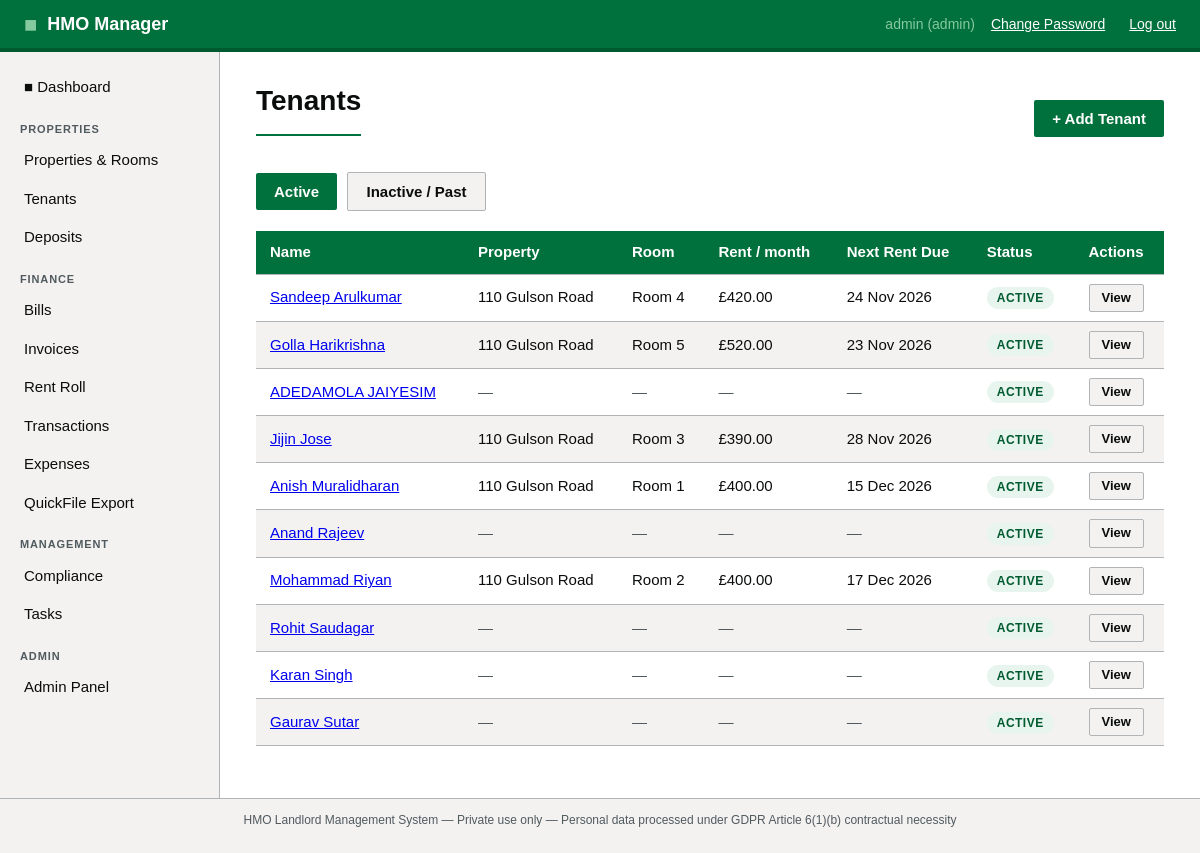
/tenants/ (signed in), run on the app's committed database.
### app/models.py (models this page shows, shortened)
class User(UserMixin, db.Model):
    __tablename__ = 'users'
    id = db.Column(db.Integer, primary_key=True)
    username = db.Column(db.String(64), unique=True, nullable=False)
    email = db.Column(db.String(120), unique=True, nullable=False)
    password_hash = db.Column(db.String(256), nullable=False)
    role = db.Column(db.String(20), default='landlord')  # admin / landlord / tenant
    is_active = db.Column(db.Boolean, default=True)
    created_at = db.Column(db.DateTime, default=datetime.utcnow)
    properties = db.relationship('Property', backref='owner', lazy='dynamic')
    tenants = db.relationship('Tenant', backref='landlord', lazy='dynamic',
                               foreign_keys='Tenant.user_id')

class Tenant(db.Model):
    __tablename__ = 'tenants'
    id = db.Column(db.Integer, primary_key=True)
    user_id = db.Column(db.Integer, db.ForeignKey('users.id'), nullable=False)
    portal_user_id = db.Column(db.Integer, db.ForeignKey('users.id'), nullable=True)
    first_name = db.Column(db.String(100), nullable=False)
    last_name = db.Column(db.String(100), nullable=False)
    email = db.Column(db.String(120))
    phone = db.Column(db.String(30))
    date_of_birth = db.Column(db.Date)
    nationality = db.Column(db.String(100))
    student_status = db.Column(db.String(20))  # Student / Non-student
    student_id = db.Column(db.String(50))
    university = db.Column(db.String(200))
    course_title = db.Column(db.String(200))
    council_tax_ref = db.Column(db.String(100))
    council_tax_number = db.Column(db.String(100))
    right_to_rent_ref = db.Column(db.String(100))
    home_address = db.Column(db.Text)
    home_country = db.Column(db.String(100))
    invoice_account_number = db.Column(db.String(50))
    is_active = db.Column(db.Boolean, default=True)
    has_left = db.Column(db.Boolean, default=False)
    council_informed_in = db.Column(db.Date)
    council_informed_left = db.Column(db.Date)
    rent_balance = db.Column(db.Numeric(10, 2), default=0.00)
    bill_balance = db.Column(db.Numeric(10, 2), default=0.00)
    gdpr_consent = db.Column(db.Boolean, default=False)
    gdpr_consent_date = db.Column(db.DateTime)
    created_at = db.Column(db.DateTime, default=datetime.utcnow)
    contracts = db.relationship('TenantContract', backref='tenant', lazy='dynamic',
                                 foreign_keys='TenantContract.tenant_id')
    deposits = db.relationship('Deposit', backref='tenant', lazy='dynamic')
    transactions = db.relationship('Transaction', backref='tenant', lazy='dynamic')
    tasks = db.relationship('Task', backref='tenant', lazy='dynamic')
    @property
    def full_name(self):
        return f'{self.first_name} {self.last_name}'

class Property(db.Model):
    __tablename__ = 'properties'
    id = db.Column(db.Integer, primary_key=True)
    user_id = db.Column(db.Integer, db.ForeignKey('users.id'), nullable=False)
    address_line1 = db.Column(db.String(200), nullable=False)
    address_line2 = db.Column(db.String(200))
    city = db.Column(db.String(100))
    postcode = db.Column(db.String(20))
    property_ref = db.Column(db.String(50))
    created_at = db.Column(db.DateTime, default=datetime.utcnow)
    rooms = db.relationship('Room', backref='property', lazy='dynamic',
                             cascade='all, delete-orphan')
    bills = db.relationship('Bill', backref='property', lazy='dynamic')
    compliance_docs = db.relationship('ComplianceDocument', backref='property', lazy='dynamic')
    tasks = db.relationship('Task', backref='property', lazy='dynamic')

class Room(db.Model):
    __tablename__ = 'rooms'
    id = db.Column(db.Integer, primary_key=True)
    property_id = db.Column(db.Integer, db.ForeignKey('properties.id'), nullable=False)
    room_name = db.Column(db.String(50), nullable=False)
    is_occupied = db.Column(db.Boolean, default=False)
    contracts = db.relationship('TenantContract', backref='room', lazy='dynamic')
    tasks = db.relationship('Task', backref='room', lazy='dynamic')

class TenantContract(db.Model):
    __tablename__ = 'tenant_contracts'
    id = db.Column(db.Integer, primary_key=True)
    tenant_id = db.Column(db.Integer, db.ForeignKey('tenants.id'), nullable=False)
    property_id = db.Column(db.Integer, db.ForeignKey('properties.id'), nullable=False)
    room_id = db.Column(db.Integer, db.ForeignKey('rooms.id'), nullable=False)
    user_id = db.Column(db.Integer, db.ForeignKey('users.id'), nullable=False)
    start_date = db.Column(db.Date, nullable=False)
    renewal_date = db.Column(db.Date)
    end_date = db.Column(db.Date)
    monthly_rent = db.Column(db.Numeric(10, 2), nullable=False)
    frequency = db.Column(db.String(20), default='monthly')
    next_rent_due = db.Column(db.Date)
    advanced_rent_agreed = db.Column(db.Numeric(10, 2), default=0.00)
    remaining_advance_rent = db.Column(db.Numeric(10, 2), default=0.00)
    is_active = db.Column(db.Boolean, default=True)
    contract_file_path = db.Column(db.String(300))   # uploaded scan / PDF
    notes = db.Column(db.Text)
    created_at = db.Column(db.DateTime, default=datetime.utcnow)
    closure_type     = db.Column(db.String(20))   # 'notice' | 'surrender' | None
    notice_end_date  = db.Column(db.Date)
    surrender_date   = db.Column(db.Date)
    closure_notes    = db.Column(db.Text)
    property = db.relationship('Property', backref='contracts')
    invoices = db.relationship('Invoice', backref='contract', lazy='dynamic')
    bill_shares = db.relationship('BillTenantShare', backref='contract', lazy='dynamic')

### app/tenants/routes.py (the view)
@tenants_bp.route('/')
@login_required
@landlord_required
def index():
    show = request.args.get('show', 'active')
    if current_user.role == 'admin':
        query = Tenant.query
    else:
        query = Tenant.query.filter_by(user_id=current_user.id)
    if show == 'inactive':
        tenants = query.filter_by(is_active=False).order_by(Tenant.last_name).all()
    else:
        tenants = query.filter_by(is_active=True).order_by(Tenant.last_name).all()
    for tenant in tenants:
        tenant.active_contract = TenantContract.query.filter_by(
            tenant_id=tenant.id, is_active=True
        ).first()
    return render_template('tenants/index.html', tenants=tenants, show=show)

### app/templates/tenants/index.html (shortened to what this page needs)
{% extends "base.html" %}
{% block content %}
<div class="flex-between mb-2">
    <h1>Tenants</h1>
    <a href="{{ url_for('tenants.add') }}" class="btn btn-primary">+ Add Tenant</a>
</div>
<div style="margin-bottom: 20px;">
    <a href="{{ url_for('tenants.index', show='active') }}"
       class="btn {% if show == 'active' %}btn-primary{% else %}btn-secondary{% endif %}">
        Active
    </a>
    <a href="{{ url_for('tenants.index', show='inactive') }}"
       class="btn {% if show == 'inactive' %}btn-primary{% else %}btn-secondary{% endif %}"
       style="margin-left: 6px;">
        Inactive / Past
    </a>
</div>
{% if tenants %}
<table>
    <thead>
        <tr>
            <th>Name</th>
            <th>Property</th>
            <th>Room</th>
            <th>Rent / month</th>
            <th>Next Rent Due</th>
            <th>Status</th>
            <th>Actions</th>
        </tr>
    </thead>
    <tbody>
        {% for tenant in tenants %}
        <tr>
            <td>
                <a href="{{ url_for('tenants.view', tenant_id=tenant.id) }}">
                    {{ tenant.full_name }}
                </a>
            </td>
            <td>
                {% if tenant.active_contract %}
                    {{ tenant.active_contract.property.address_line1 }}
                {% else %}
                    <span class="text-muted">—</span>
                {% endif %}
            </td>
            <td>
                {% if tenant.active_contract %}
                    {{ tenant.active_contract.room.room_name }}
                {% else %}
                    <span class="text-muted">—</span>
                {% endif %}
            </td>
            <td>
                {% if tenant.active_contract %}
                    £{{ '%.2f'|format(tenant.active_contract.monthly_rent) }}
                {% else %}
                    <span class="text-muted">—</span>
                {% endif %}
            </td>
            <td>
                {% if tenant.active_contract and tenant.active_contract.next_rent_due %}
                    {% set due = tenant.active_contract.next_rent_due %}
                    {% set today = namespace(d=none) %}
                    {{ due.strftime('%d %b %Y') }}
                {% else %}
                    <span class="text-muted">—</span>
                {% endif %}
            </td>
            <td>
                {% if tenant.is_active %}
                    <span class="badge badge-green">Active</span>
                {% else %}
                    <span class="badge badge-grey">Inactive</span>
                {% endif %}
            </td>
            <td>
                <a href="{{ url_for('tenants.view', tenant_id=tenant.id) }}"
                   class="btn btn-secondary btn-sm">View</a>
            </td>
        </tr>
        {% endfor %}
    </tbody>
</table>
{% endif %}
{% endblock %}

### app/templates/base.html (shortened to what this page needs)
<!DOCTYPE html>
<html lang="en">
<head>
    <link rel="stylesheet" href="{{ url_for('static', filename='css/main.css') }}">
</head>
<body>
<header class="site-header">
    <div class="header-inner">
        <div class="logo">
            <span class="logo-mark">&#9632;</span>
            <span class="logo-text">HMO Manager</span>
        </div>
        {% if current_user.is_authenticated %}
        <nav class="header-nav">
            {% if current_user.role == 'tenant' %}
            <span class="user-info">&#128100; {{ current_user.username }}</span>
            {% else %}
            <span class="user-info">{{ current_user.username }} ({{ current_user.role }})</span>
            {% endif %}
            <a href="{{ url_for('auth.change_password') }}" class="btn-link" style="margin-right:8px;">Change Password</a>
            <a href="{{ url_for('auth.logout') }}" class="btn-link">Log out</a>
        </nav>
        {% endif %}
    </div>
</header>
<div class="layout">
    {% if current_user.is_authenticated %}
    <aside class="sidebar">
        <nav class="sidebar-nav">
            <ul>
            {% if current_user.role == 'tenant' %}
                <li><a href="{{ url_for('portal.index') }}" class="nav-link">&#9632; My Home</a></li>
                <li class="nav-section">My Tenancy</li>
                <li><a href="{{ url_for('portal.profile') }}" class="nav-link">My Details</a></li>
                <li><a href="{{ url_for('portal.contracts') }}" class="nav-link">My Contracts</a></li>
                <li class="nav-section">Finance</li>
                <li><a href="{{ url_for('portal.rent_roll') }}" class="nav-link">My Account</a></li>
                <li><a href="{{ url_for('portal.invoices') }}" class="nav-link">My Invoices</a></li>
                <li class="nav-section">Requests</li>
                <li><a href="{{ url_for('portal.tasks') }}" class="nav-link">My Requests</a></li>
                <li><a href="{{ url_for('portal.add_task') }}" class="nav-link">+ New Request</a></li>
            {% else %}
                <li><a href="{{ url_for('dashboard.index') }}" class="nav-link">&#9632; Dashboard</a></li>
                <li class="nav-section">Properties</li>
                <li><a href="{{ url_for('properties.index') }}" class="nav-link">Properties &amp; Rooms</a></li>
                <li><a href="{{ url_for('tenants.index') }}" class="nav-link">Tenants</a></li>
                <li><a href="{{ url_for('deposits.index') }}" class="nav-link">Deposits</a></li>
                <li class="nav-section">Finance</li>
                <li><a href="{{ url_for('bills.index') }}" class="nav-link">Bills</a></li>
                <li><a href="{{ url_for('invoices.index') }}" class="nav-link">Invoices</a></li>
                <li><a href="{{ url_for('invoices.rent_roll') }}" class="nav-link">Rent Roll</a></li>
                <li><a href="{{ url_for('transactions.index') }}" class="nav-link">Transactions</a></li>
                <li><a href="{{ url_for('expenses.index') }}" class="nav-link">Expenses</a></li>
                <li><a href="{{ url_for('reports.index') }}" class="nav-link">QuickFile Export</a></li>
                <li class="nav-section">Management</li>
                <li><a href="{{ url_for('compliance.index') }}" class="nav-link">Compliance</a></li>
                <li><a href="{{ url_for('tasks.index') }}" class="nav-link">Tasks</a></li>
                {% if current_user.role == 'admin' %}
                <li class="nav-section">Admin</li>
                <li><a href="{{ url_for('admin.index') }}" class="nav-link">Admin Panel</a></li>
                {% endif %}
            {% endif %}
            </ul>
        </nav>
    </aside>
    {% endif %}
    <main class="main-content">
        {% block content %}{% endblock %}
    </main>
</div>
<footer class="site-footer">
    <p>HMO Landlord Management System &mdash; Private use only &mdash;
    Personal data processed under GDPR Article 6(1)(b) contractual necessity</p>
</footer>
</body>
</html>

### data on the page
User: username "admin", role "admin"
Tenant: full_name "Sandeep Arulkumar", active_contract.property.address_line1 "110 Gulson Road", active_contract.room.room_name "Room 4", is_active "ACTIVE"
TenantContract: active_contract.monthly_rent "420.00", strftime "24 Nov 2026"
Tenant: full_name "Golla Harikrishna", active_contract.property.address_line1 "110 Gulson Road", active_contract.room.room_name "Room 5", is_active "ACTIVE"
TenantContract: active_contract.monthly_rent "520.00", strftime "23 Nov 2026"
Tenant: full_name "ADEDAMOLA JAIYESIM", is_active "ACTIVE"
Tenant: full_name "Jijin Jose", active_contract.property.address_line1 "110 Gulson Road", active_contract.room.room_name "Room 3", is_active "ACTIVE"
TenantContract: active_contract.monthly_rent "390.00", strftime "28 Nov 2026"
Tenant: full_name "Anish Muralidharan", active_contract.property.address_line1 "110 Gulson Road", active_contract.room.room_name "Room 1", is_active "ACTIVE"
TenantContract: active_contract.monthly_rent "400.00", strftime "15 Dec 2026"
Tenant: full_name "Anand Rajeev", is_active "ACTIVE"
Tenant: full_name "Mohammad Riyan", active_contract.property.address_line1 "110 Gulson Road", active_contract.room.room_name "Room 2", is_active "ACTIVE"
TenantContract: active_contract.monthly_rent "400.00", strftime "17 Dec 2026"
Tenant: full_name "Rohit Saudagar", is_active "ACTIVE"
Tenant: full_name "Karan Singh", is_active "ACTIVE"
Tenant: full_name "Gaurav Sutar", is_active "ACTIVE"
